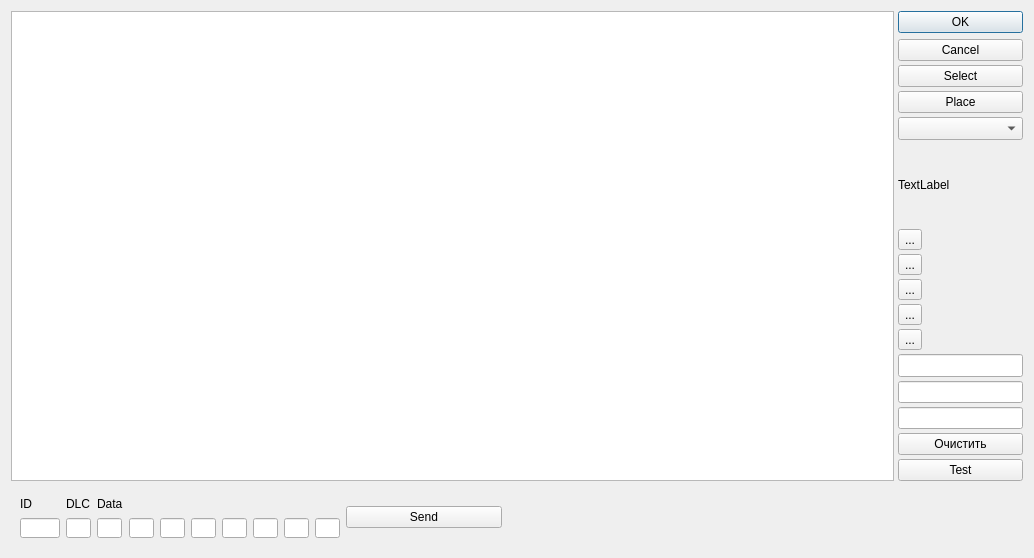
<?xml version="1.0" encoding="UTF-8"?>
<ui version="4.0">
 <class>Dial_lib</class>
 <widget class="QDialog" name="Dial_lib">
  <property name="geometry">
   <rect>
    <x>0</x>
    <y>0</y>
    <width>1034</width>
    <height>558</height>
   </rect>
  </property>
  <property name="maximumSize">
   <size>
    <width>16777215</width>
    <height>16777215</height>
   </size>
  </property>
  <property name="font">
   <font>
    <pointsize>9</pointsize>
   </font>
  </property>
  <property name="windowTitle">
   <string>Dial_lib</string>
  </property>
  <property name="toolTipDuration">
   <number>0</number>
  </property>
  <layout class="QVBoxLayout" name="verticalLayout_2">
   <item>
    <layout class="QHBoxLayout" name="horizontalLayout_2" stretch="1,0">
     <property name="spacing">
      <number>4</number>
     </property>
     <item>
      <widget class="WorkplaceView" name="graphicsView"/>
     </item>
     <item>
      <layout class="QVBoxLayout" name="verticalLayout">
       <property name="sizeConstraint">
        <enum>QLayout::SetMinimumSize</enum>
       </property>
       <item>
        <widget class="QDialogButtonBox" name="buttonBox">
         <property name="sizePolicy">
          <sizepolicy hsizetype="Expanding" vsizetype="Expanding">
           <horstretch>0</horstretch>
           <verstretch>0</verstretch>
          </sizepolicy>
         </property>
         <property name="maximumSize">
          <size>
           <width>16777215</width>
           <height>50</height>
          </size>
         </property>
         <property name="orientation">
          <enum>Qt::Vertical</enum>
         </property>
         <property name="standardButtons">
          <set>QDialogButtonBox::Cancel|QDialogButtonBox::Ok</set>
         </property>
        </widget>
       </item>
       <item>
        <widget class="QPushButton" name="butt_select">
         <property name="text">
          <string>Select</string>
         </property>
        </widget>
       </item>
       <item>
        <widget class="QPushButton" name="butt_place">
         <property name="text">
          <string>Place</string>
         </property>
        </widget>
       </item>
       <item>
        <widget class="QComboBox" name="comboBox_item">
         <property name="font">
          <font>
           <pointsize>10</pointsize>
          </font>
         </property>
        </widget>
       </item>
       <item>
        <widget class="QLabel" name="label">
         <property name="text">
          <string>TextLabel</string>
         </property>
        </widget>
       </item>
       <item>
        <widget class="QToolButton" name="butOpen">
         <property name="text">
          <string>...</string>
         </property>
         <property name="icon">
          <iconset resource="../win_snail.qrc">
           <normaloff>:/win_snail/icons/folder-upload.png</normaloff>:/win_snail/icons/folder-upload.png</iconset>
         </property>
         <property name="iconSize">
          <size>
           <width>24</width>
           <height>24</height>
          </size>
         </property>
        </widget>
       </item>
       <item>
        <widget class="QToolButton" name="butSave">
         <property name="text">
          <string>...</string>
         </property>
         <property name="icon">
          <iconset resource="../win_snail.qrc">
           <normaloff>:/win_snail/icons/content-save.png</normaloff>:/win_snail/icons/content-save.png</iconset>
         </property>
         <property name="iconSize">
          <size>
           <width>24</width>
           <height>24</height>
          </size>
         </property>
        </widget>
       </item>
       <item>
        <widget class="QToolButton" name="butDefault">
         <property name="text">
          <string>...</string>
         </property>
         <property name="icon">
          <iconset resource="../win_snail.qrc">
           <normaloff>:/win_snail/icons/arrow-top-left.png</normaloff>:/win_snail/icons/arrow-top-left.png</iconset>
         </property>
         <property name="iconSize">
          <size>
           <width>24</width>
           <height>20</height>
          </size>
         </property>
        </widget>
       </item>
       <item>
        <widget class="QToolButton" name="butLine">
         <property name="text">
          <string>...</string>
         </property>
         <property name="icon">
          <iconset resource="../win_snail.qrc">
           <normaloff>:/win_snail/icons/vector-polyline.png</normaloff>:/win_snail/icons/vector-polyline.png</iconset>
         </property>
         <property name="iconSize">
          <size>
           <width>24</width>
           <height>24</height>
          </size>
         </property>
        </widget>
       </item>
       <item>
        <widget class="QToolButton" name="butRectangle">
         <property name="text">
          <string>...</string>
         </property>
         <property name="icon">
          <iconset resource="../win_snail.qrc">
           <normaloff>:/win_snail/icons/vector-rectangle.png</normaloff>:/win_snail/icons/vector-rectangle.png</iconset>
         </property>
         <property name="iconSize">
          <size>
           <width>24</width>
           <height>24</height>
          </size>
         </property>
        </widget>
       </item>
       <item>
        <widget class="QLineEdit" name="lineEdit_addr">
         <property name="font">
          <font>
           <pointsize>10</pointsize>
          </font>
         </property>
        </widget>
       </item>
       <item>
        <widget class="QLineEdit" name="lineEdit_count"/>
       </item>
       <item>
        <widget class="QLineEdit" name="lineEdit_wr_dat"/>
       </item>
       <item>
        <widget class="QPushButton" name="pushButton_clear">
         <property name="text">
          <string>Очистить</string>
         </property>
        </widget>
       </item>
       <item>
        <widget class="QPushButton" name="pushButton_test">
         <property name="text">
          <string>Test</string>
         </property>
        </widget>
       </item>
      </layout>
     </item>
    </layout>
   </item>
   <item>
    <widget class="QWidget" name="widget" native="true">
     <property name="minimumSize">
      <size>
       <width>400</width>
       <height>60</height>
      </size>
     </property>
     <property name="maximumSize">
      <size>
       <width>500</width>
       <height>60</height>
      </size>
     </property>
     <layout class="QHBoxLayout" name="horizontalLayout">
      <item>
       <layout class="QGridLayout" name="gridLayout">
        <item row="1" column="3">
         <widget class="QLineEdit" name="lineEdit_dat1">
          <property name="maximumSize">
           <size>
            <width>25</width>
            <height>20</height>
           </size>
          </property>
         </widget>
        </item>
        <item row="1" column="2">
         <widget class="QLineEdit" name="lineEdit_dat0">
          <property name="minimumSize">
           <size>
            <width>10</width>
            <height>10</height>
           </size>
          </property>
          <property name="maximumSize">
           <size>
            <width>25</width>
            <height>20</height>
           </size>
          </property>
         </widget>
        </item>
        <item row="1" column="6">
         <widget class="QLineEdit" name="lineEdit_dat4">
          <property name="maximumSize">
           <size>
            <width>25</width>
            <height>20</height>
           </size>
          </property>
         </widget>
        </item>
        <item row="1" column="1">
         <widget class="QLineEdit" name="lineEdit_DLC">
          <property name="maximumSize">
           <size>
            <width>25</width>
            <height>20</height>
           </size>
          </property>
         </widget>
        </item>
        <item row="1" column="8">
         <widget class="QLineEdit" name="lineEdit_dat6">
          <property name="maximumSize">
           <size>
            <width>25</width>
            <height>20</height>
           </size>
          </property>
         </widget>
        </item>
        <item row="1" column="9">
         <widget class="QLineEdit" name="lineEdit_dat7">
          <property name="maximumSize">
           <size>
            <width>25</width>
            <height>20</height>
           </size>
          </property>
         </widget>
        </item>
        <item row="1" column="0">
         <widget class="QLineEdit" name="lineEdit_ID">
          <property name="maximumSize">
           <size>
            <width>40</width>
            <height>20</height>
           </size>
          </property>
         </widget>
        </item>
        <item row="1" column="4">
         <widget class="QLineEdit" name="lineEdit_dat2">
          <property name="maximumSize">
           <size>
            <width>25</width>
            <height>20</height>
           </size>
          </property>
         </widget>
        </item>
        <item row="1" column="7">
         <widget class="QLineEdit" name="lineEdit_dat5">
          <property name="maximumSize">
           <size>
            <width>25</width>
            <height>20</height>
           </size>
          </property>
         </widget>
        </item>
        <item row="1" column="5">
         <widget class="QLineEdit" name="lineEdit_dat3">
          <property name="maximumSize">
           <size>
            <width>25</width>
            <height>20</height>
           </size>
          </property>
         </widget>
        </item>
        <item row="0" column="0">
         <widget class="QLabel" name="label_id">
          <property name="text">
           <string>ID</string>
          </property>
         </widget>
        </item>
        <item row="0" column="1">
         <widget class="QLabel" name="label_dlc">
          <property name="text">
           <string>DLC</string>
          </property>
         </widget>
        </item>
        <item row="0" column="2">
         <widget class="QLabel" name="label_data">
          <property name="text">
           <string>Data</string>
          </property>
         </widget>
        </item>
       </layout>
      </item>
      <item>
       <widget class="QPushButton" name="pushButton_send_can">
        <property name="text">
         <string>Send</string>
        </property>
       </widget>
      </item>
     </layout>
    </widget>
   </item>
  </layout>
 </widget>
 <customwidgets>
  <customwidget>
   <class>WorkplaceView</class>
   <extends>QGraphicsView</extends>
   <header location="global">workplaceview.h</header>
  </customwidget>
 </customwidgets>
 <resources>
  <include location="../win_snail.qrc"/>
 </resources>
 <connections>
  <connection>
   <sender>buttonBox</sender>
   <signal>accepted()</signal>
   <receiver>Dial_lib</receiver>
   <slot>accept()</slot>
   <hints>
    <hint type="sourcelabel">
     <x>340</x>
     <y>70</y>
    </hint>
    <hint type="destinationlabel">
     <x>157</x>
     <y>274</y>
    </hint>
   </hints>
  </connection>
  <connection>
   <sender>buttonBox</sender>
   <signal>rejected()</signal>
   <receiver>Dial_lib</receiver>
   <slot>reject()</slot>
   <hints>
    <hint type="sourcelabel">
     <x>366</x>
     <y>70</y>
    </hint>
    <hint type="destinationlabel">
     <x>286</x>
     <y>274</y>
    </hint>
   </hints>
  </connection>
  <connection>
   <sender>butt_select</sender>
   <signal>clicked()</signal>
   <receiver>Dial_lib</receiver>
   <slot>slot_butt_rd()</slot>
   <hints>
    <hint type="sourcelabel">
     <x>410</x>
     <y>175</y>
    </hint>
    <hint type="destinationlabel">
     <x>421</x>
     <y>191</y>
    </hint>
   </hints>
  </connection>
  <connection>
   <sender>butt_place</sender>
   <signal>clicked()</signal>
   <receiver>Dial_lib</receiver>
   <slot>slot_butt_wr()</slot>
   <hints>
    <hint type="sourcelabel">
     <x>402</x>
     <y>233</y>
    </hint>
    <hint type="destinationlabel">
     <x>420</x>
     <y>258</y>
    </hint>
   </hints>
  </connection>
  <connection>
   <sender>pushButton_clear</sender>
   <signal>clicked()</signal>
   <receiver>Dial_lib</receiver>
   <slot>clear_textEdit()</slot>
   <hints>
    <hint type="sourcelabel">
     <x>384</x>
     <y>330</y>
    </hint>
    <hint type="destinationlabel">
     <x>426</x>
     <y>367</y>
    </hint>
   </hints>
  </connection>
 </connections>
 <slots>
  <slot>slot_butt_rd()</slot>
  <slot>slot_butt_wr()</slot>
  <slot>clear_textEdit()</slot>
 </slots>
</ui>
